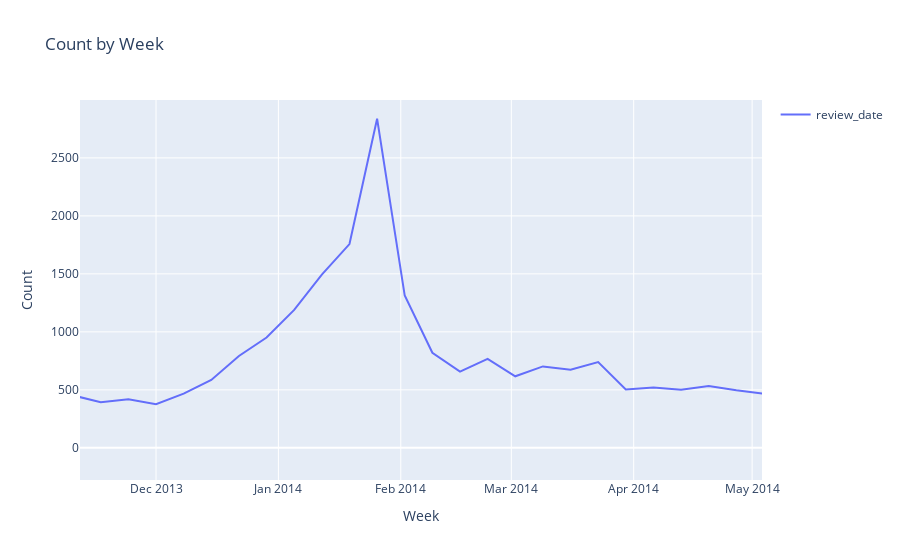

The notebook cell this image was saved under:
### Code cell
corpus.viz.timeline('review_date', freq='1w')

### Figure 1 — Plotly figure (JSON) as saved in the notebook; plotly's stock layout.template omitted (floating-point values rounded to 4 significant figures; data arrays with more than 128 entries replaced by an {"elided": "..."} marker saying what was removed)
{"data": [{"name": "review_date", "showlegend": true, "type": "scatter", "x": {"elided": "569 str values"}, "y": {"elided": "569 int values"}}], "layout": {"autosize": true, "title": {"text": "Count by Week"}, "xaxis": {"autorange": false, "range": ["2013-11-11 17:49:01.771", "2014-05-03 11:59:46.129"], "title": {"text": "Week"}, "type": "date"}, "yaxis": {"autorange": false, "range": [-277.2, 2999.0], "title": {"text": "Count"}, "type": "linear"}}}
